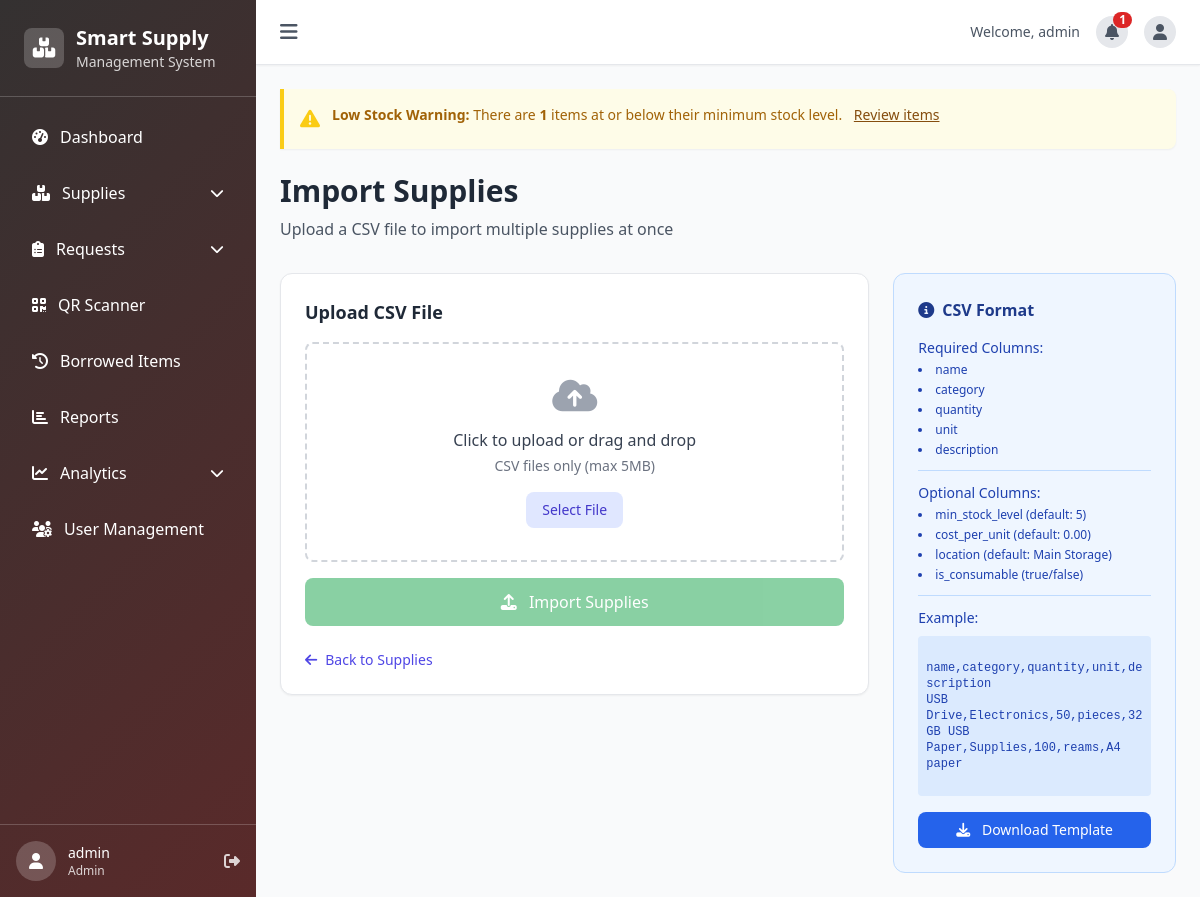
Screenshot of /supplies/import/ (signed in) with the database file from the repository.
### inventory/models.py (models this page shows, shortened)
class User(AbstractUser):
    ROLE_CHOICES = [
        ('admin', 'Admin'),
        ('gso_staff', 'GSO Staff'),
        ('department_user', 'Department User'),
    ]
    APPROVAL_STATUS_CHOICES = [
        ('pending', 'Pending Approval'),
        ('approved', 'Approved'),
        ('rejected', 'Rejected'),
    ]
    role = models.CharField(max_length=20, choices=ROLE_CHOICES, default='department_user')
    department = models.CharField(max_length=100, blank=True, null=True)
    phone = models.CharField(max_length=20, blank=True, null=True)
    approval_status = models.CharField(max_length=20, choices=APPROVAL_STATUS_CHOICES, default='approved')
    profile_picture = models.ImageField(upload_to='profile_pictures/', blank=True, null=True)

### inventory/views.py (the view)
# urls.py: path('supplies/import/', views.supply_import, name='supply_import'),
@login_required
def supply_import(request):
    if request.user.role not in ['admin', 'gso_staff']:
        messages.error(request, 'You do not have permission to import supplies.')
        return redirect('supply_list')
    context = {
        'categories': SupplyCategory.objects.all()
    }
    return render(request, 'inventory/supply_import.html', context)

### templates/inventory/supply_import.html (shortened to what this page needs)
{% extends 'base.html' %}
{% block content %}
<div class="max-w-4xl mx-auto">
    <div class="mb-8">
        <h1 class="text-3xl font-bold text-gray-800 mb-2">Import Supplies</h1>
        <p class="text-gray-600">Upload a CSV file to import multiple supplies at once</p>
    </div>
    <div class="grid grid-cols-1 lg:grid-cols-3 gap-6">
        <div class="lg:col-span-2">
            <div class="bg-white rounded-xl shadow-sm border border-gray-200 p-6">
                <h2 class="text-lg font-semibold text-gray-800 mb-4">Upload CSV File</h2>
                <div id="upload-form" class="space-y-4">
                    <div class="border-2 border-dashed border-gray-300 rounded-lg p-8 text-center hover:border-indigo-400 transition-colors"
                         id="drop-zone">
                        <div class="cursor-pointer">
                            <i class="fas fa-cloud-upload-alt text-4xl text-gray-400 mb-3 block"></i>
                            <p class="text-gray-700 font-medium mb-1">Click to upload or drag and drop</p>
                            <p class="text-sm text-gray-500">CSV files only (max 5MB)</p>
                            <button type="button" onclick="document.getElementById('csv-file').click()"
                                    class="mt-4 px-4 py-2 bg-indigo-100 text-indigo-700 rounded-lg hover:bg-indigo-200 transition-colors text-sm font-medium">
                                Select File
                            </button>
                        </div>
                    </div>
                    <button id="import-btn" type="button" disabled
                            class="w-full px-4 py-3 bg-green-600 text-white rounded-lg font-medium hover:bg-green-700 transition-colors disabled:opacity-50 disabled:cursor-not-allowed">
                        <i class="fas fa-upload mr-2"></i>
                        Import Supplies
                    </button>
                </div>
                <div class="mt-6">
                    <a href="{% url 'supply_list' %}" class="text-indigo-600 hover:text-indigo-700 text-sm font-medium flex items-center">
                        <i class="fas fa-arrow-left mr-2"></i>
                        Back to Supplies
                    </a>
                </div>
            </div>
        </div>
        <div class="lg:col-span-1">
            <div class="bg-blue-50 border border-blue-200 rounded-xl p-6">
                <h3 class="font-semibold text-blue-900 mb-4 flex items-center">
                    <i class="fas fa-info-circle mr-2"></i>
                    CSV Format
                </h3>
                <div class="text-sm text-blue-800 space-y-3">
                    <div>
                        <p class="font-medium mb-1">Required Columns:</p>
                        <ul class="list-disc list-inside space-y-1 text-xs">
                            <li>name</li>
                            <li>category</li>
                            <li>quantity</li>
                            <li>unit</li>
                            <li>description</li>
                        </ul>
                    </div>
                    <div class="border-t border-blue-200 pt-3">
                        <p class="font-medium mb-1">Optional Columns:</p>
                        <ul class="list-disc list-inside space-y-1 text-xs">
                            <li>min_stock_level (default: 5)</li>
                            <li>cost_per_unit (default: 0.00)</li>
                            <li>location (default: Main Storage)</li>
                            <li>is_consumable (true/false)</li>
                        </ul>
                    </div>
                    <div class="border-t border-blue-200 pt-3">
                        <p class="font-medium mb-2">Example:</p>
                        <code class="bg-blue-100 p-2 rounded text-xs block whitespace-pre-wrap break-words">
name,category,quantity,unit,description
USB Drive,Electronics,50,pieces,32GB USB
Paper,Supplies,100,reams,A4 paper
                        </code>
                    </div>
                </div>
                <button onclick="downloadTemplate()" type="button"
                        class="w-full mt-4 px-4 py-2 bg-blue-600 text-white rounded-lg text-sm font-medium hover:bg-blue-700 transition-colors">
                    <i class="fas fa-download mr-2"></i>
                    Download Template
                </button>
            </div>
        </div>
    </div>
</div>
{% endblock %}

### templates/base.html (shortened to what this page needs)
<!DOCTYPE html>
<html lang="en" x-data="{ sidebarOpen: window.innerWidth >= 768, isMobile: window.innerWidth < 768 }" x-init="() => {
    const updateScreenSize = () => {
        const isMobile = window.innerWidth < 768;
        isMobile ? sidebarOpen = false : sidebarOpen = true;
        document.querySelector('[x-data]')._x_dataStack[0].isMobile = isMobile;
    };
    window.addEventListener('resize', updateScreenSize);
    updateScreenSize();
}">
<head>
    <script src="https://cdn.tailwindcss.com"></script>
    <link rel="stylesheet" href="https://cdnjs.cloudflare.com/ajax/libs/font-awesome/6.4.0/css/all.min.css">
    <link rel="stylesheet" href="/static/css/custom.css">
</head>
<body class="bg-gray-50 font-sans {% block body_class %}{% endblock %}">
    <div :class="{'translate-x-0': sidebarOpen, '-translate-x-full': !sidebarOpen}"
        class="fixed inset-y-0 left-0 z-50 w-64 sidebar-bg text-white transition-transform duration-300 ease-in-out md:translate-x-0"
        :style="isMobile ? '' : (sidebarOpen ? 'transform: translateX(0);' : 'transform: translateX(-100%);')">
        <div class="p-6 border-b border-white/20">
            <div class="flex items-center space-x-3">
                <div class="w-10 h-10 bg-white/20 rounded-lg flex items-center justify-center">
                    <i class="fas fa-boxes text-xl"></i>
                </div>
                <div>
                    <h2 class="text-xl font-bold">Smart Supply</h2>
                    <p class="text-sm text-white/80">Management System</p>
                </div>
            </div>
        </div>
        <nav class="p-4 overflow-y-auto h-[calc(100vh-140px)]">
            <div class="space-y-2">
                <a href="{% url 'dashboard' %}"
                    class="sidebar-item flex items-center space-x-3 px-4 py-3 rounded-lg transition-all {% if request.resolver_match.url_name == 'dashboard' %}active{% endif %}">
                    <i class="fas fa-tachometer-alt"></i>
                    <span>Dashboard</span>
                </a>
                {% if user.role in 'admin,gso_staff' %}
                <div
                    x-data="{ open: {% if request.resolver_match.url_name in 'supply_list,supply_create,supply_detail,category_list,transaction_list,stock_adjustment_list,stock_adjustment_create,stock_adjustment_detail' %}true{% else %}false{% endif %} }">
                    <button @click="open = !open"
                        class="sidebar-item w-full flex items-center justify-between px-4 py-3 rounded-lg transition-all">
                        <div class="flex items-center space-x-3">
                            <i class="fas fa-boxes"></i>
                            <span>Supplies</span>
                        </div>
                        <i :class="{'rotate-180': open}" class="fas fa-chevron-down text-sm transition-transform"></i>
                    </button>
                </div>
                {% endif %}
                <div
                    x-data="{ open: {% if request.resolver_match.url_name in 'request_list,request_create,request_detail,department_request_history' %}true{% else %}false{% endif %} }">
                    <button @click="open = !open"
                        class="sidebar-item w-full flex items-center justify-between px-4 py-3 rounded-lg transition-all">
                        <div class="flex items-center space-x-3">
                            <i class="fas fa-clipboard-list"></i>
                            <span>Requests</span>
                        </div>
                        <i :class="{'rotate-180': open}" class="fas fa-chevron-down text-sm transition-transform"></i>
                    </button>
                </div>
                {% if user.role in 'admin,gso_staff' %}
                <a href="{% url 'qr_scanner' %}"
                    class="sidebar-item flex items-center space-x-3 px-4 py-3 rounded-lg transition-all {% if request.resolver_match.url_name == 'qr_scanner' %}active{% endif %}">
                    <i class="fas fa-qrcode"></i>
                    <span>QR Scanner</span>
                </a>
                {% endif %}
                <a href="{% url 'borrowed_items_list' %}"
                    class="sidebar-item flex items-center space-x-3 px-4 py-3 rounded-lg transition-all {% if request.resolver_match.url_name == 'borrowed_items_list' %}active{% endif %}">
                    <i class="fas fa-history"></i>
                    <span>Borrowed Items</span>
                </a>
                {% if user.role in 'admin,gso_staff' %}
                <a href="{% url 'reports' %}"
                    class="sidebar-item flex items-center space-x-3 px-4 py-3 rounded-lg transition-all {% if request.resolver_match.url_name == 'reports' %}active{% endif %}">
                    <i class="fas fa-chart-bar"></i>
                    <span>Reports</span>
                </a>
                {% endif %}
                {% if user.role in 'admin,gso_staff' %}
                <div
                    x-data="{ open: {% if request.resolver_match.url_name in 'requestor_borrower_tracking,user_analytics_detail,most_requested_items' %}true{% else %}false{% endif %} }">
                    <button @click="open = !open"
                        class="sidebar-item w-full flex items-center justify-between px-4 py-3 rounded-lg transition-all">
                        <div class="flex items-center space-x-3">
                            <i class="fas fa-chart-line"></i>
                            <span>Analytics</span>
                        </div>
                        <i :class="{'rotate-180': open}" class="fas fa-chevron-down text-sm transition-transform"></i>
                    </button>
                </div>
                {% endif %}
                {% if user.role == 'admin' %}
                <a href="{% url 'user_management' %}"
                    class="sidebar-item flex items-center space-x-3 px-4 py-3 rounded-lg transition-all {% if request.resolver_match.url_name == 'user_management' %}active{% endif %}">
                    <i class="fas fa-users-cog"></i>
                    <span>User Management</span>
                </a>
                {% endif %}
            </div>
        </nav>
        <div class="absolute bottom-0 left-0 right-0 p-4 border-t border-white/20">
            <div class="flex items-center space-x-3">
                <a href="{% url 'profile_update' %}"
                    class="w-10 h-10 bg-white/20 rounded-full flex items-center justify-center overflow-hidden hover:bg-white/30 transition-colors">
                    {% if user.profile_picture %}
                    <img src="{{ user.profile_picture.url }}" alt="{{ user.username }}"
                        class="w-full h-full object-cover">
                    {% else %}
                    <i class="fas fa-user"></i>
                    {% endif %}
                </a>
                <div class="flex-1 min-w-0">
                    <p class="text-sm font-medium truncate">{{ user.username }}</p>
                    <p class="text-xs text-white/80 truncate">{{ user.get_role_display }}</p>
                </div>
                <form method="post" action="{% url 'logout' %}">
                    <button type="submit" class="text-white/80 hover:text-white" title="Logout">
                        <i class="fas fa-sign-out-alt"></i>
                    </button>
                </form>
            </div>
        </div>
    </div>
    <div :class="{'md:ml-64': sidebarOpen && !isMobile}" class="min-h-screen transition-all duration-300 main-content">
        <div class="hidden md:block bg-white shadow-sm border-b px-6 py-4">
            <div class="flex items-center justify-between">
                <button @click="sidebarOpen = !sidebarOpen" class="text-gray-600 hover:text-gray-900">
                    <i class="fas fa-bars text-xl"></i>
                </button>
                <div class="flex items-center space-x-4">
                    <span class="text-sm text-gray-600">Welcome, {{ user.first_name|default:user.username }}</span>
                    <div class="relative">
                        <button id="notification-button"
                            class="w-8 h-8 rounded-full bg-gray-200 flex items-center justify-center"
                            onclick="toggleNotifications()" aria-haspopup="true" aria-expanded="false">
                            <i class="fas fa-bell text-gray-600"></i>
                            {% if unread_notifications_count and unread_notifications_count > 0 %}
                            <span class="absolute -top-1 -right-1 inline-flex items-center justify-center px-1.5 py-0.5 text-xs font-bold leading-none text-white bg-red-600 rounded-full">{{ unread_notifications_count }}</span>
                            {% endif %}
                        </button>
                    </div>
                    <div class="relative">
                        <a href="{% url 'profile_update' %}"
                            class="w-8 h-8 rounded-full bg-gray-200 flex items-center justify-center overflow-hidden hover:bg-gray-300 transition-colors">
                            {% if user.profile_picture %}
                            <img src="{{ user.profile_picture.url }}" alt="{{ user.username }}"
                                class="w-full h-full object-cover">
                            {% else %}
                            <i class="fas fa-user text-gray-600"></i>
                            {% endif %}
                        </a>
                    </div>
                </div>
            </div>
        </div>
        <main class="p-4 md:p-6">
            {% if low_stock_count and low_stock_count > 0 and user.role in 'admin,gso_staff' %}
            <div class="mb-6 bg-yellow-50 border-l-4 border-yellow-400 p-4 rounded-r-lg shadow-sm animate-pulse-once">
                <div class="flex">
                    <div class="flex-shrink-0">
                        <i class="fas fa-exclamation-triangle text-yellow-400 text-xl"></i>
                    </div>
                    <div class="ml-3">
                        <p class="text-sm text-yellow-700">
                            <span class="font-bold">Low Stock Warning:</span>
                            There are <strong>{{ low_stock_count }}</strong> items at or below their minimum stock
                            level.
                            <a href="{% url 'supply_list' %}?stock=low"
                                class="ml-2 font-medium underline text-yellow-800 hover:text-yellow-900 transition-colors">
                                Review items
                            </a>
                        </p>
                    </div>
                </div>
            </div>
            {% endif %}
            {% block content %}{% endblock %}
        </main>
    </div>
</body>
</html>

### rows the page displays
User: username "admin", role "Admin", first_name "admin"

### other values shown
{{ unread_notifications_count }} "1"
{{ low_stock_count }} "1"
